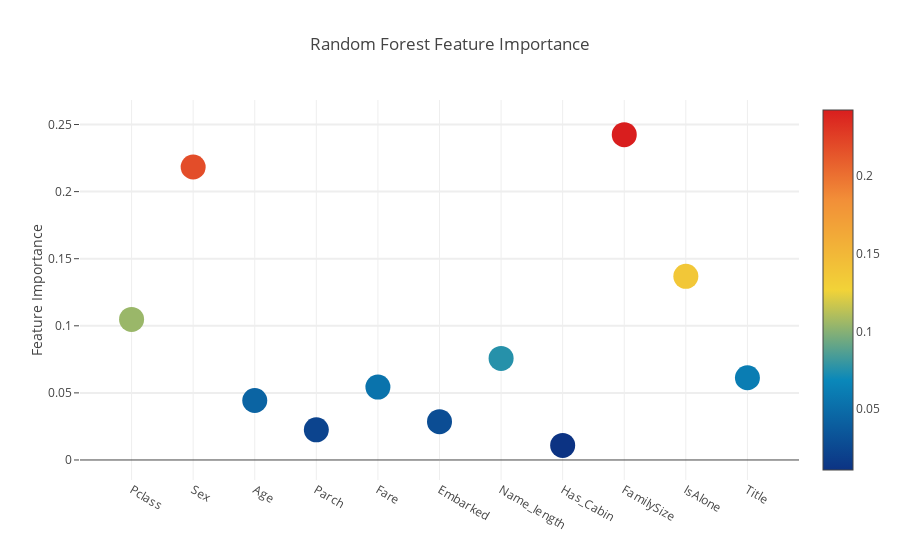

Notebook code cell kept with this figure:
### Markdown cell above
**Interactive feature importances via Plotly scatterplots**

I'll use the interactive Plotly package at this juncture to visualise the feature importances values of the different classifiers

### Code cell
# Scatter plot 
trace = go.Scatter(
    y = feature_dataframe['Random Forest feature importances'].values,
    x = feature_dataframe['features'].values,
    mode='markers',
    marker=dict(
        sizemode = 'diameter',
        sizeref = 1,
        size = 25,
        #size= feature_dataframe['AdaBoost feature importances'].values,
        #color = np.random.randn(500), #set color equal to a variable
        color = feature_dataframe['Random Forest feature importances'].values,
        colorscale='Portland',
        showscale=True
    ),
    text = feature_dataframe['features'].values
)
data = [trace]

layout= go.Layout(
    autosize= True,
    title= 'Random Forest Feature Importance',
    hovermode= 'closest',
#     xaxis= dict(
#         title= 'Pop',
#         ticklen= 5,
#         zeroline= False,
#         gridwidth= 2,
#     ),
    yaxis=dict(
        title= 'Feature Importance',
        ticklen= 5,
        gridwidth= 2
    ),
    showlegend= False
)
fig = go.Figure(data=data, layout=layout)
py.iplot(fig,filename='scatter2010')

### Figure 1 — Plotly figure (JSON) as saved in the notebook; plotly's stock layout.template omitted (floating-point values rounded to 4 significant figures)
{"data": [{"marker": {"color": [0.1047, 0.2184, 0.04433, 0.02249, 0.05433, 0.02854, 0.0757, 0.01088, 0.2425, 0.1369, 0.06128], "colorscale": "Portland", "showscale": true, "size": 25, "sizemode": "diameter", "sizeref": 1}, "mode": "markers", "text": ["Pclass", "Sex", "Age", "Parch", "Fare", "Embarked", "Name_length", "Has_Cabin", "FamilySize", "IsAlone", "Title"], "type": "scatter", "x": ["Pclass", "Sex", "Age", "Parch", "Fare", "Embarked", "Name_length", "Has_Cabin", "FamilySize", "IsAlone", "Title"], "y": [0.1047, 0.2184, 0.04433, 0.02249, 0.05433, 0.02854, 0.0757, 0.01088, 0.2425, 0.1369, 0.06128]}], "layout": {"autosize": true, "hovermode": "closest", "showlegend": false, "title": "Random Forest Feature Importance", "yaxis": {"gridwidth": 2, "ticklen": 5, "title": "Feature Importance"}}}
